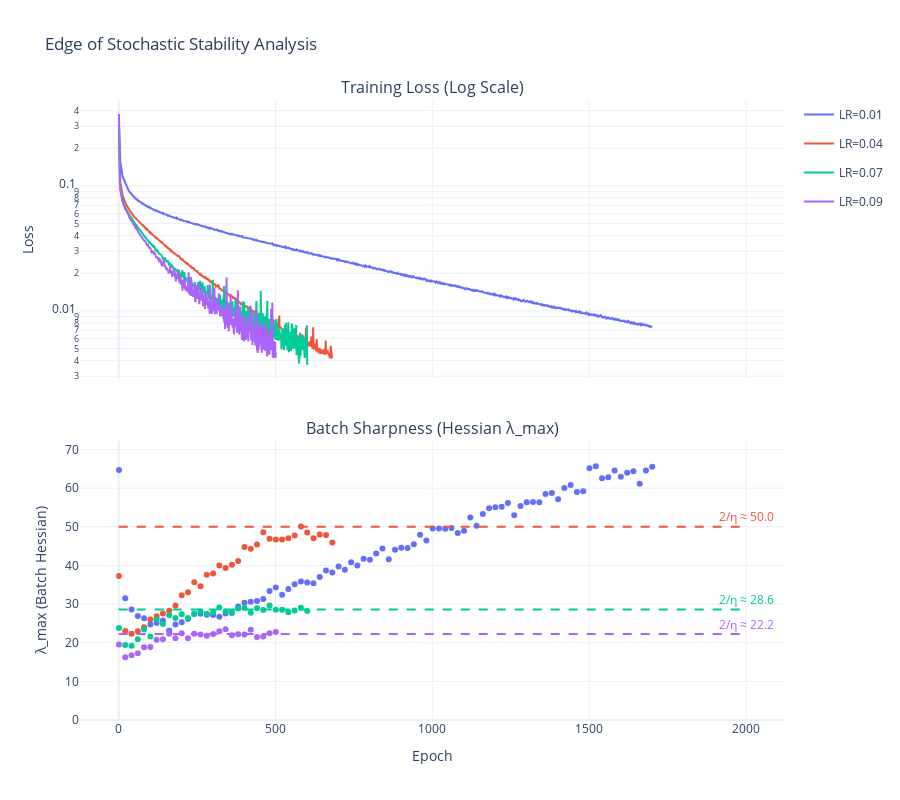

The notebook cell saved with this chart:
### Code cell
# Full Hessian
md, out = fn.load_output_files(output_dir)

plot_eos_analysis(metadata=md, output=out, model_ids=[38, 39, 40, 41])

### Figure 1 — Plotly figure (JSON) as saved in the notebook; plotly's stock layout.template omitted (floating-point values rounded to 4 significant figures; data arrays with more than 128 entries replaced by an {"elided": "..."} marker saying what was removed)
{"data": [{"legendgroup": "LR=0.01", "line": {"color": "#636EFA"}, "mode": "lines", "name": "LR=0.01", "x": {"elided": "2000 int values"}, "y": {"elided": "2000 float values"}, "type": "scatter", "xaxis": "x", "yaxis": "y"}, {"legendgroup": "LR=0.01", "line": {"color": "#636EFA"}, "mode": "lines+markers", "name": "LR=0.01", "showlegend": false, "x": {"elided": "2000 int values"}, "y": {"elided": "2000 float values"}, "type": "scatter", "xaxis": "x2", "yaxis": "y2"}, {"legendgroup": "LR=0.04", "line": {"color": "#EF553B"}, "mode": "lines", "name": "LR=0.04", "x": {"elided": "2000 int values"}, "y": {"elided": "2000 float values"}, "type": "scatter", "xaxis": "x", "yaxis": "y"}, {"legendgroup": "LR=0.04", "line": {"color": "#EF553B"}, "mode": "lines+markers", "name": "LR=0.04", "showlegend": false, "x": {"elided": "2000 int values"}, "y": {"elided": "2000 float values"}, "type": "scatter", "xaxis": "x2", "yaxis": "y2"}, {"legendgroup": "LR=0.07", "line": {"color": "#00CC96"}, "mode": "lines", "name": "LR=0.07", "x": {"elided": "2000 int values"}, "y": {"elided": "2000 float values"}, "type": "scatter", "xaxis": "x", "yaxis": "y"}, {"legendgroup": "LR=0.07", "line": {"color": "#00CC96"}, "mode": "lines+markers", "name": "LR=0.07", "showlegend": false, "x": {"elided": "2000 int values"}, "y": {"elided": "2000 float values"}, "type": "scatter", "xaxis": "x2", "yaxis": "y2"}, {"legendgroup": "LR=0.09", "line": {"color": "#AB63FA"}, "mode": "lines", "name": "LR=0.09", "x": {"elided": "2000 int values"}, "y": {"elided": "2000 float values"}, "type": "scatter", "xaxis": "x", "yaxis": "y"}, {"legendgroup": "LR=0.09", "line": {"color": "#AB63FA"}, "mode": "lines+markers", "name": "LR=0.09", "showlegend": false, "x": {"elided": "2000 int values"}, "y": {"elided": "2000 float values"}, "type": "scatter", "xaxis": "x2", "yaxis": "y2"}], "layout": {"xaxis": {"anchor": "y", "domain": [0.0, 1.0], "matches": "x2", "showticklabels": false}, "yaxis": {"anchor": "x", "domain": [0.55, 1.0], "title": {"text": "Loss"}, "type": "log"}, "xaxis2": {"anchor": "y2", "domain": [0.0, 1.0], "title": {"text": "Epoch"}}, "yaxis2": {"anchor": "x2", "domain": [0.0, 0.45], "title": {"text": "λ_max (Batch Hessian)"}, "range": [0, 72.19]}, "annotations": [{"font": {"size": 16}, "showarrow": false, "text": "Training Loss (Log Scale)", "x": 0.5, "xanchor": "center", "xref": "paper", "y": 1.0, "yanchor": "bottom", "yref": "paper"}, {"font": {"size": 16}, "showarrow": false, "text": "Batch Sharpness (Hessian λ_max)", "x": 0.5, "xanchor": "center", "xref": "paper", "y": 0.45, "yanchor": "bottom", "yref": "paper"}, {"font": {"color": "#636EFA"}, "showarrow": false, "text": "2/η ≈ 200.0", "x": 2000, "xref": "x2", "y": 200.0, "yref": "y2", "yshift": 10}, {"font": {"color": "#EF553B"}, "showarrow": false, "text": "2/η ≈ 50.0", "x": 2000, "xref": "x2", "y": 50.0, "yref": "y2", "yshift": 10}, {"font": {"color": "#00CC96"}, "showarrow": false, "text": "2/η ≈ 28.6", "x": 2000, "xref": "x2", "y": 28.57, "yref": "y2", "yshift": 10}, {"font": {"color": "#AB63FA"}, "showarrow": false, "text": "2/η ≈ 22.2", "x": 2000, "xref": "x2", "y": 22.22, "yref": "y2", "yshift": 10}], "shapes": [{"line": {"color": "#636EFA", "dash": "dash", "width": 2}, "type": "line", "x0": 0, "x1": 2000, "xref": "x2", "y0": 200.0, "y1": 200.0, "yref": "y2"}, {"line": {"color": "#EF553B", "dash": "dash", "width": 2}, "type": "line", "x0": 0, "x1": 2000, "xref": "x2", "y0": 50.0, "y1": 50.0, "yref": "y2"}, {"line": {"color": "#00CC96", "dash": "dash", "width": 2}, "type": "line", "x0": 0, "x1": 2000, "xref": "x2", "y0": 28.57, "y1": 28.57, "yref": "y2"}, {"line": {"color": "#AB63FA", "dash": "dash", "width": 2}, "type": "line", "x0": 0, "x1": 2000, "xref": "x2", "y0": 22.22, "y1": 22.22, "yref": "y2"}], "title": {"text": "Edge of Stochastic Stability Analysis"}, "height": 800, "hovermode": "x unified"}}
